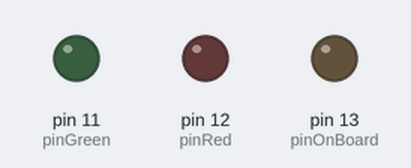
Recording of a sketch running on a simulated Arduino Uno, built with avr-gcc and run on an emulated ATmega328P. Shown: output pins drawn as LEDs (lit = HIGH).

Above: at 0.5 s.
At 1.5 s:
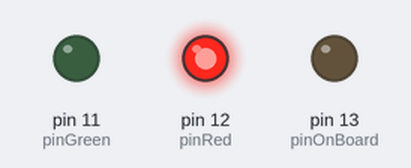
At 3.5 s:
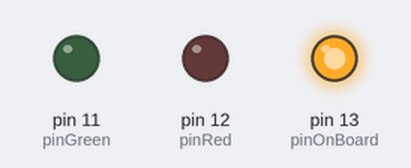
At 5.5 s:
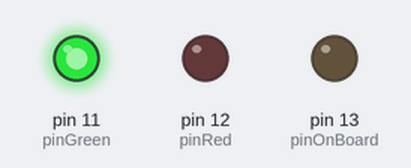
Timing chart, 0 to 6.9 s (numbered marks = the images above):
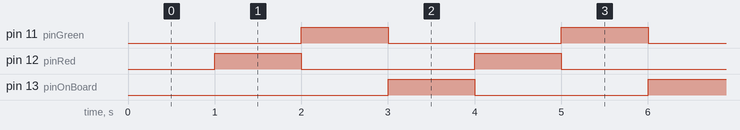

The sketch:

jmart326Lab1.ino
```cpp
/*
Jesse Martinez, 658653608, jmart326
Lab 1 - Three Blinking Lights
Description - This code demonstrates the blinking of three LED lights. The first light to turn on would be
the onboard led of the arduino, second comes the red LED, and lastly the green one. It is set
in a continuous loop. I created 2 helper functions that contain switch statements to handle
different cases to turn the LEDs on and off.
Assumtions: Taking a first look at the arduino kit was intimidating because there are so many
electrical components, however I was able to figure out how to connect the wiring from the class notes
References - lecture notes(Lecture 3) arduino
*/

//global variables
int pinOnBoard = 13;
int pinRed = 12;
int pinGreen = 11;
unsigned long prev = 0;
int interval = 1000;
int on = 0;
int currLED = 0;

//set to make all of the LED outputs
void setup() {
pinMode(pinOnBoard, OUTPUT); //TURN ONBOARD LED ON
pinMode(pinRed, OUTPUT);     //TURN RED LED ON
pinMode(pinGreen, OUTPUT);     //TURN GREEN LED ON
}
//turns off the current LED in the loop
void turnOffLED(){
  switch(currLED){
    case 0: //onboard LED
      digitalWrite(pinOnBoard, LOW);
      break;
    case 1: //red LED
      digitalWrite(pinRed, LOW);
      break;
    case 2: //green LED
      digitalWrite(pinGreen, LOW);
      break;
  }
}
//turns on the LED in the loop
void turnOnLED(){
  switch(currLED){
    case 0: //onboard LED
      digitalWrite(pinOnBoard, HIGH);
      break;
    case 1: //red LED
      digitalWrite(pinRed, HIGH);
      break;
    case 2: //green LED
      digitalWrite(pinGreen, HIGH);
      break;
  }
}

void loop() {
  unsigned long curr = millis();
  if (curr - prev >= interval) {
    prev = curr;

    turnOffLED(); //calls function to turn off the the current LED light(initially set to 0 for cases)

    currLED = (currLED + 1) % 3; //makes sure it loops around based on the 3 cases

    turnOnLED(); //function call to turn on LED
  }

}
```

Measured:
- by itself, pin 11 (pinGreen), pin 12 (pinRed), pin 13 (pinOnBoard): alternates HIGH for 1.0 s and LOW for 2.0 s
- by itself, everything shown: repeats every 3.0 s, in 3 steps
